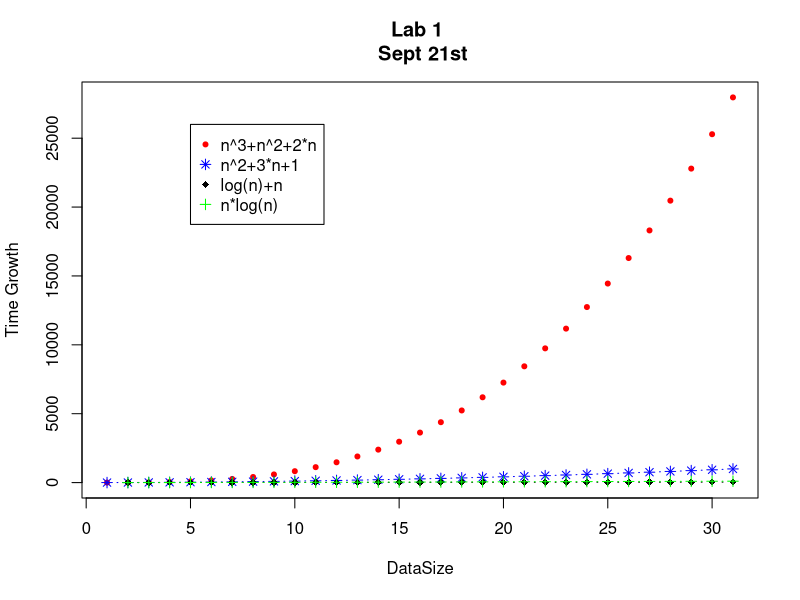
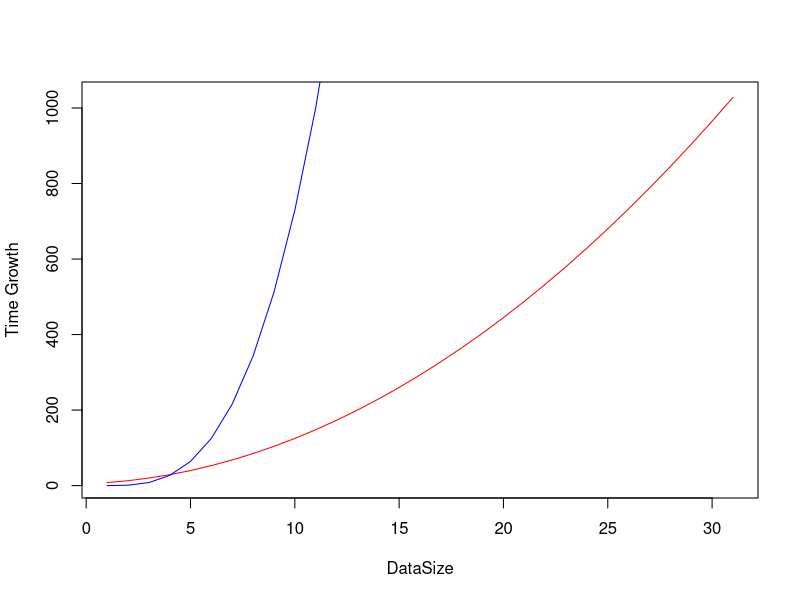

These figures' R source, in order:
n<-0:30
m<-c("n^3+n^2+2*n","n^2+3*n+1","log(n)+n","n*log(n)")
s<-c("red","blue","black","green")
v<-c(20,8,18,3)

plot(n^3+n^2+2*n,pch=v[1],xlab="DataSize",ylab="Time Growth",col=s[1])

lines(n^2+3*n+1,type = "b", pch = v[2], col = s[2])
lines(log(n)+n,type = "b", pch = v[3],col=s[3])
lines(n*log(n),type = "b", pch = v[4],col=s[4])

title("Lab 1 \n Sept 21st" )
legend(5,26000,col=s,m,pch=v)

x11()
plot(n^2+4*n+8,type = "l",xlab="DataSize",ylab="Time Growth",col=s[1])
lines(n^3,col=s[2])